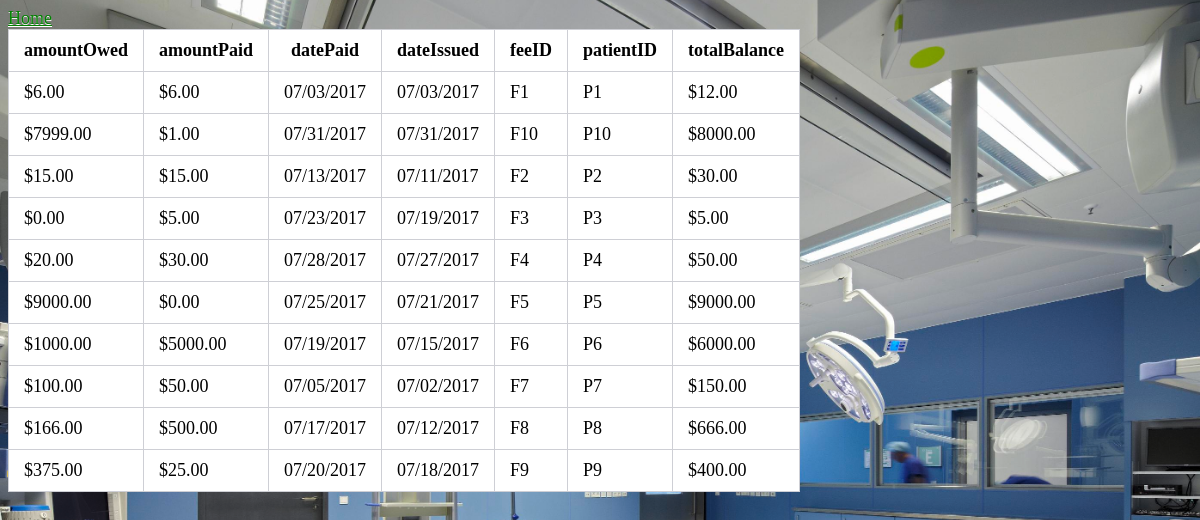
Screenshot of /Fees.php with the database file from the repository.
### tables this page shows
CREATE TABLE `fees` (
  `amountOwed` varchar(11) DEFAULT NULL,
  `amountPaid` varchar(11) NOT NULL,
  `datePaid` varchar(11) NOT NULL,
  `dateIssued` varchar(11) NOT NULL,
  `feeID` varchar(11) NOT NULL,
  `patientID` varchar(11) NOT NULL,
  `totalBalance` varchar(11) DEFAULT NULL
);

### Fees.php (the view, shortened to what this page needs)
<!DOCTYPE html>
<html>
<head><link rel="stylesheet" href="style.css" type="text/css"></head>
<a href ="index.html">Home</a>
<body>
	<?php
	include('dbconnect.php');
$query ="SELECT * FROM fees";
$result = mysqli_query($conn,$query);
echo
"<table>
<tr>
	<th> amountOwed </th>
	<th> amountPaid </th>
	<th> datePaid </th>
	<th> dateIssued </th>
	<th> feeID </th>
	<th> patientID </th>
	<th> totalBalance </th>
</tr>";
if ($result->num_rows > 0) {
while ($row = mysqli_fetch_assoc($result)){
	if ($row)
		echo "<tr><td>".$row["amountOwed"]."</td><td>".$row["amountPaid"]."</td><td>".$row["datePaid"]."</td><td>".$row["dateIssued"]
	."</td><td>".$row["feeID"]."</td><td>".$row["patientID"]."</td><td>".$row["totalBalance"]."</td></tr>";
}
}
else {
	echo "DIDN'T FIND ANYTHING";
}
echo
"</table>";
?>
</body>
</html>

### style.css (style rules this page uses)
table { border-collapse: collapse; background-color:white; }
th, td { border: 1px solid #cecfd5; padding: 10px 15px; }
body { font-size:18px; text-shadow: 0 1px 0 white; color:black; }
html { background: url("wellnessClinic.jpg") no-repeat center center fixed; -webkit-background-size: cover; -moz-background-size: cover; -o-background-size: cover; background-size: cover; }
a:link { color:green; }

### rows the page displays
fees: amountOwed "$6.00", amountPaid "$6.00", datePaid "07/03/2017", dateIssued "07/03/2017", feeID "F1", patientID "P1", totalBalance "$12.00"
fees: amountOwed "$7999.00", amountPaid "$1.00", datePaid "07/31/2017", dateIssued "07/31/2017", feeID "F10", patientID "P10", totalBalance "$8000.00"
fees: amountOwed "$15.00", amountPaid "$15.00", datePaid "07/13/2017", dateIssued "07/11/2017", feeID "F2", patientID "P2", totalBalance "$30.00"
fees: amountOwed "$0.00", amountPaid "$5.00", datePaid "07/23/2017", dateIssued "07/19/2017", feeID "F3", patientID "P3", totalBalance "$5.00"
fees: amountOwed "$20.00", amountPaid "$30.00", datePaid "07/28/2017", dateIssued "07/27/2017", feeID "F4", patientID "P4", totalBalance "$50.00"
fees: amountOwed "$9000.00", amountPaid "$0.00", datePaid "07/25/2017", dateIssued "07/21/2017", feeID "F5", patientID "P5", totalBalance "$9000.00"
fees: amountOwed "$1000.00", amountPaid "$5000.00", datePaid "07/19/2017", dateIssued "07/15/2017", feeID "F6", patientID "P6", totalBalance "$6000.00"
fees: amountOwed "$100.00", amountPaid "$50.00", datePaid "07/05/2017", dateIssued "07/02/2017", feeID "F7", patientID "P7", totalBalance "$150.00"
fees: amountOwed "$166.00", amountPaid "$500.00", datePaid "07/17/2017", dateIssued "07/12/2017", feeID "F8", patientID "P8", totalBalance "$666.00"
fees: amountOwed "$375.00", amountPaid "$25.00", datePaid "07/20/2017", dateIssued "07/18/2017", feeID "F9", patientID "P9", totalBalance "$400.00"
